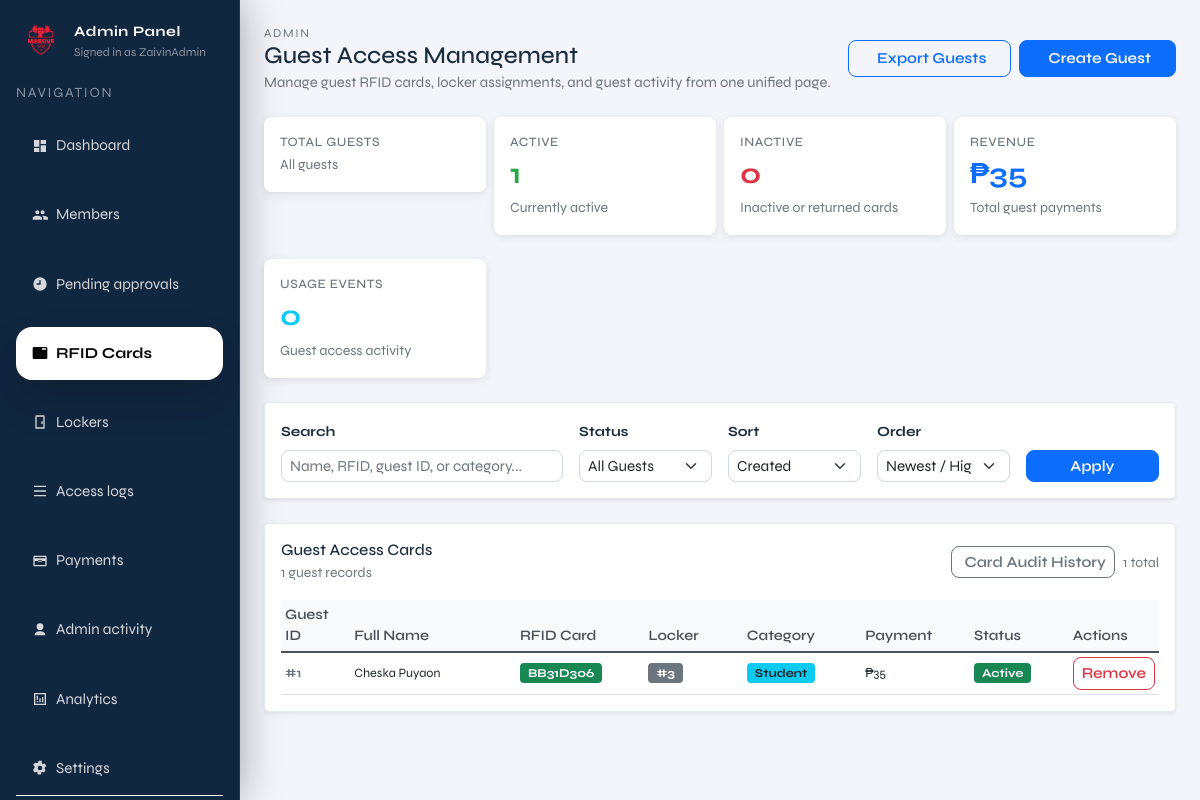
The page /admin/rfid (signed in) on the database as committed earlier.
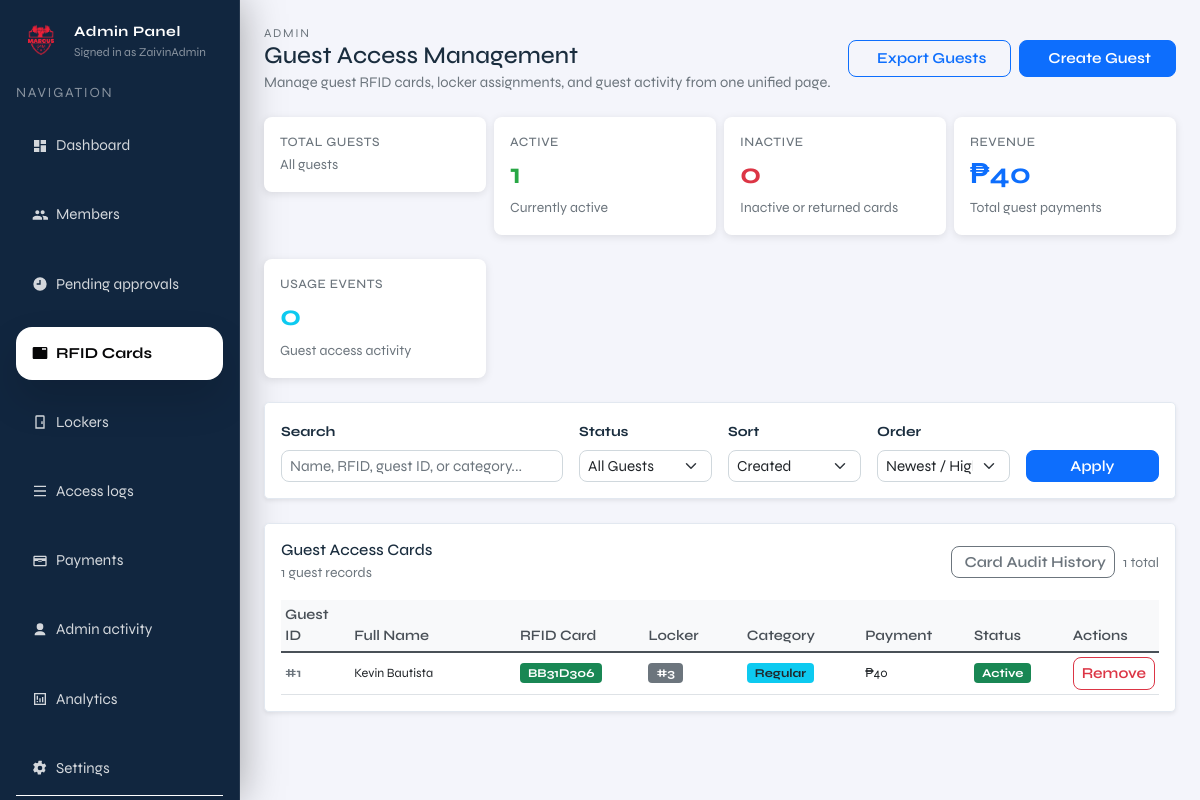
The same page on the database as committed later.
### tables this page shows
CREATE TABLE members (
              id INTEGER PRIMARY KEY AUTOINCREMENT,
              full_name TEXT NOT NULL,
              address TEXT,
              contact_number TEXT,
              age INTEGER,
              category TEXT,
              payment_status TEXT NOT NULL DEFAULT 'unpaid',
              paid_at TEXT,
              status TEXT NOT NULL DEFAULT 'pending',
              created_at TEXT NOT NULL DEFAULT (datetime('now'))
            , locker_id INTEGER, fingerprint_uid TEXT, rfid_uid TEXT, expiry_date TEXT, member_type TEXT DEFAULT 'regular');

### admin.py (the view)
@admin_bp.get("/rfid")
def admin_rfid():
    guard = _require_admin()
    if guard is not None:
        return guard
    q = request.args.get("q", "").strip()
    status_filter = request.args.get("status", "all")  # all|active|inactive
    sort_by = request.args.get("sort", "created_at")  # created_at|total_payments|name
    sort_order = request.args.get("order", "desc")  # asc|desc
    with connect() as conn:
        base_query = """
        SELECT
            m.id,
            m.full_name,
            m.rfid_uid,
            m.locker_id,
            CASE
                WHEN LOWER(TRIM(m.category)) = 'student' THEN 'student'
                ELSE 'regular'
            END AS category,
            m.created_at,
            COALESCE((SELECT SUM(amount) FROM payments p2 WHERE p2.member_id = m.id), 0) AS total_payments,
            COALESCE((SELECT COUNT(*) FROM payments p2 WHERE p2.member_id = m.id), 0) AS payment_count,
            COUNT(al.id) AS total_access_events,
            MAX(al.created_at) AS last_access_time,
            (SELECT grc.status
               FROM guest_rfid_cards grc
               WHERE grc.guest_id = m.id
               ORDER BY grc.issue_time DESC
               LIMIT 1) AS card_status
        FROM members m
        LEFT JOIN access_logs al ON al.actor_type = 'guest' AND al.actor_ref = m.rfid_uid
        WHERE m.member_type = 'guest'
        """
        params = []
        if q:
            base_query += " AND (m.full_name LIKE ? OR m.rfid_uid LIKE ? OR CAST(m.id AS TEXT) LIKE ? OR m.category LIKE ? )"
            search_param = f"%{q}%"
            params.extend([search_param, search_param, search_param, search_param])
        if status_filter == "active":
            base_query += " AND EXISTS ("
            base_query += "SELECT 1 FROM guest_rfid_cards grc "
            base_query += "WHERE grc.guest_id = m.id "
            base_query += "  AND grc.issue_time = (SELECT MAX(issue_time) FROM guest_rfid_cards grc2 WHERE grc2.guest_id = m.id) "
            base_query += "  AND grc.status = 'ACTIVE')"
        elif status_filter == "inactive":
            base_query += " AND EXISTS ("
            base_query += "SELECT 1 FROM guest_rfid_cards grc "
            base_query += "WHERE grc.guest_id = m.id "
            base_query += "  AND grc.issue_time = (SELECT MAX(issue_time) FROM guest_rfid_cards grc2 WHERE grc2.guest_id = m.id) "
            base_query += "  AND grc.status != 'ACTIVE')"
        base_query += " GROUP BY m.id, m.full_name, m.rfid_uid, m.locker_id, m.category, m.created_at"
        sort_column_map = {
            "created_at": "m.created_at",
            "total_payments": "total_payments",
            "name": "m.full_name"
        }
        sort_column = sort_column_map.get(sort_by, "m.created_at")
        base_query += f" ORDER BY {sort_column} {'DESC' if sort_order == 'desc' else 'ASC'}"
        guests = conn.execute(base_query, params).fetchall()
        total_guests = conn.execute(
            "SELECT COUNT(*) AS c FROM members WHERE member_type = 'guest'"
        ).fetchone()["c"]
        active_count = conn.execute(
            """
            SELECT COUNT(*) AS c
            FROM members m
            WHERE m.member_type = 'guest'
              AND EXISTS (
                  SELECT 1 FROM guest_rfid_cards grc
                  WHERE grc.guest_id = m.id
                    AND grc.issue_time = (
                        SELECT MAX(issue_time) FROM guest_rfid_cards grc2 WHERE grc2.guest_id = m.id
                    )
                    AND grc.status = 'ACTIVE'
              )
            """
        ).fetchone()["c"]
        inactive_count = conn.execute(
            """
            SELECT COUNT(*) AS c
            FROM members m
            WHERE m.member_type = 'guest'
              AND EXISTS (
                  SELECT 1 FROM guest_rfid_cards grc
                  WHERE grc.guest_id = m.id
                    AND grc.issue_time = (
                        SELECT MAX(issue_time) FROM guest_rfid_cards grc2 WHERE grc2.guest_id = m.id
                    )
                    AND grc.status != 'ACTIVE'
              )
            """
        ).fetchone()["c"]
        total_revenue = conn.execute(
            """
            SELECT COALESCE(SUM(p.amount), 0) AS total
            FROM payments p
            JOIN members m ON p.member_id = m.id
            WHERE m.member_type = 'guest'
            """
        ).fetchone()["total"]
        total_access_events = conn.execute(
            "SELECT COUNT(*) AS c FROM access_logs WHERE actor_type = 'guest'"
        ).fetchone()["c"]
    guests = [dict(g) for g in guests]
    return render_template(
        "admin/pages/admin_rfid.html",
        current_page="rfid",
        admin_username=session.get("admin_username"),
        current_admin_id=session.get("admin_id", 1),
        guests=guests,
        q=q,
        status_filter=status_filter,
        sort_by=sort_by,
        sort_order=sort_order,
        active_count=active_count,
        inactive_count=inactive_count,
        total_revenue=total_revenue,
        total_access_events=total_access_events,
        now=datetime.now(),
    )

### admin.py (called while the page is built)
def _require_admin():
    if not session.get("admin_logged_in"):
        return redirect(url_for("admin.admin_login"))
    return None

@admin_bp.before_request
def _protect_admin_routes():
    if request.endpoint in ("admin.admin_login", "admin.admin_login_submit"):
        return None
    if not session.get("admin_logged_in"):
        return redirect(url_for("admin.admin_login"))

### db.py (called while the page is built, shortened)
def _db_path() -> Path:
    env_path = os.getenv("LOCKER_DB_PATH")
    if env_path:
        return Path(env_path)
    current_dir = Path(__file__).resolve().parent
    candidate_paths = [
        current_dir / "locker.sqlite3",
        current_dir / "locker.db",
        current_dir.parent / "locker.sqlite3",
        current_dir.parent / "locker.db",
    ]
    for path in candidate_paths:
        if path.exists():
            return path
    return current_dir.parent / "locker.sqlite3"

def _database_url() -> Optional[str]:
    return os.getenv("DATABASE_URL") or os.getenv("POSTGRES_URL")

    def _translate_sql(self, sql: str, params: Optional[Iterable[Any]] = None) -> str:
        if not self._is_postgres:
            return sql

### templates/admin/pages/admin_rfid.html (shortened to what the changed rows need)
{% extends "admin/layout/admin.html" %}
{% block admin_content %}
  <div class="d-flex justify-content-between align-items-center mb-4 flex-column flex-sm-row gap-3">
    <div>
      <h1 class="h4 mb-0">Guest Access Management</h1>
    </div>
  </div>
  <div class="row g-2 mb-4">
    <div class="col-6 col-lg-3">
      <div class="card" style="border: none; box-shadow: 0 2px 8px rgba(0,0,0,0.1); border-radius: 0.5rem;">
        <div class="card-body p-3">
          <div style="color: #6c757d; font-size: 0.8rem; font-weight: 500; text-transform: uppercase; letter-spacing: 0.04em;">Revenue</div>
          <div style="font-size: 1.8rem; font-weight: 700; color: #0d6efd;">₱{{ total_revenue }}</div>
          <small class="text-muted">Total guest payments</small>
        </div>
      </div>
    </div>
  </div>
  <div class="card shadow-sm rounded-3">
    <div class="card-body">
      <div class="guests-wrapper table-responsive">
        <table class="table table-sm table-hover align-middle mb-0">
          <thead class="position-sticky" style="top: 0; background: white; z-index: 10;">
            <tr>
              <th style="width: 70px;">Guest ID</th>
              <th style="width: 170px;">Full Name</th>
              <th style="width: 130px;">RFID Card</th>
              <th style="width: 100px;">Locker</th>
              <th style="width: 120px;">Category</th>
              <th style="width: 110px;">Payment</th>
              <th style="width: 100px;">Status</th>
              <th>Actions</th>
            </tr>
          </thead>
          <tbody>
            {% if guests %}
              {% for guest in guests %}
                {% set card_status = guest.card_status or 'UNKNOWN' %}
                <tr>
                  <td class="text-muted small fw-bold">#{{ guest.id }}</td>
                  <td class="small">{{ guest.full_name }}</td>
                  <td>
                    <span class="badge bg-success" style="font-size: 0.75rem;">{{ guest.rfid_uid }}</span>
                  </td>
                  <td>
                    {% if guest.locker_id is not none %}
                      <span class="badge bg-secondary" style="font-size: 0.75rem;">#{{ guest.locker_id }}</span>
                    {% else %}
                      <span class="text-muted small">—</span>
                    {% endif %}
                  </td>
                  <td>
                    {% set category_label = 'Student' if guest.category and guest.category|lower == 'student' else 'Regular' %}
                    <span class="badge bg-info text-dark" style="font-size: 0.75rem;">{{ category_label }}</span>
                  </td>
                  <td>
                    <span class="text-dark small fw-semibold">₱{{ "{:,}".format(guest.total_payments) }}</span>
                  </td>
                  <td>
                    {% if card_status == 'ACTIVE' %}
                      <span class="badge bg-success" style="font-size: 0.75rem;">Active</span>
                    {% elif card_status in ['EXPIRED', 'RETURNED'] %}
                      <span class="badge bg-warning text-dark" style="font-size: 0.75rem;">Returned</span>
                    {% elif card_status == 'BLACKLISTED' %}
                      <span class="badge bg-dark" style="font-size: 0.75rem;">Blacklisted</span>
                    {% elif card_status == 'LOST' %}
                      <span class="badge bg-secondary" style="font-size: 0.75rem;">Lost</span>
                    {% else %}
                      <span class="badge bg-secondary" style="font-size: 0.75rem;">{{ card_status }}</span>
                    {% endif %}
                  </td>
                  <td>
                    <button type="button" class="btn btn-sm btn-outline-danger" onclick="if(confirm('Are you sure you want to remove this guest?')) { document.getElementById('deleteForm{{ guest.id }}').submit(); }">
                       Remove
                    </button>
                  </td>
                </tr>
              {% endfor %}
            {% endif %}
          </tbody>
        </table>
      </div>
    </div>
  </div>
{% endblock %}

Rows that differ between the two databases and show on the page:
changed members "BB31D306": full_name "Cheska Puyaon" → "Kevin Bautista"; category "Student" → "Regular"; total_payments "35" → "40"
Other text that changed with them:
{{ total_revenue }}: "35" → "40"
